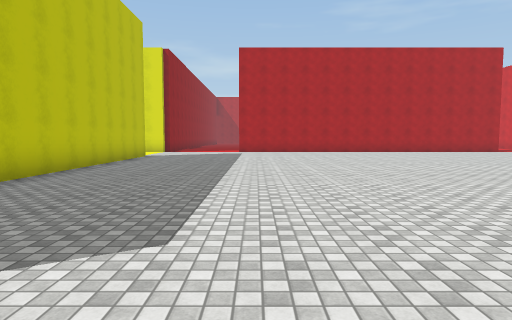
view 1 (above)

24 first-person views from a walk through a Unity game level. The camera is 1.5 m above the floor, tilts 4° down and sees 75° across. The floor is counted in squares, 2 m on a side. Each view is taken from the middle of a square. On the plan, view 1 faces up. The plan holds only what a view shows up to about 11 squares ahead; the rest is blank. The place goes on beyond the plan. The player character is not drawn. Surface patterns are stand-ins for the level's own textures.

view 2
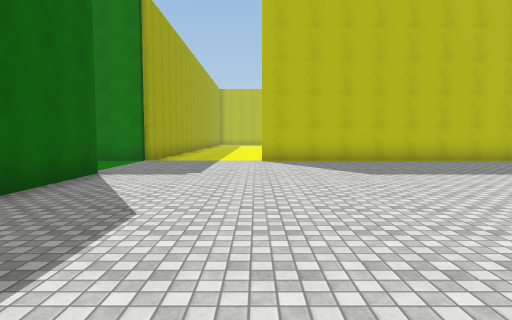

view 3
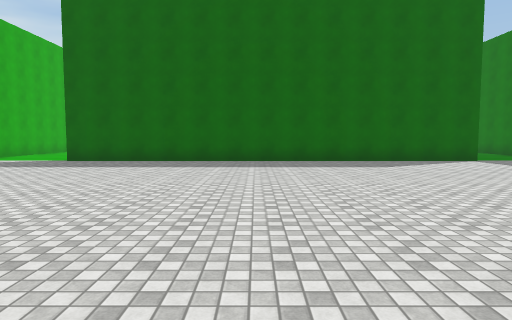

view 4
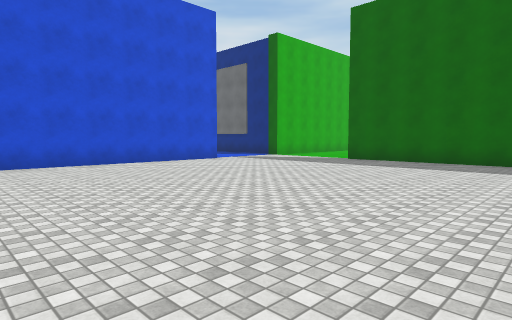

view 5
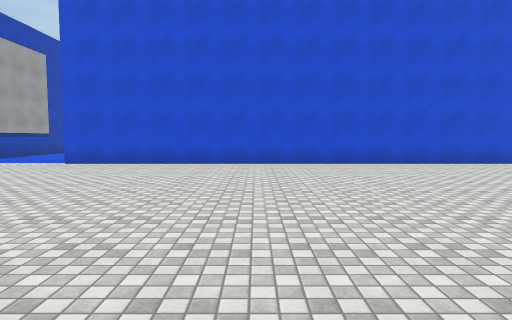

view 6
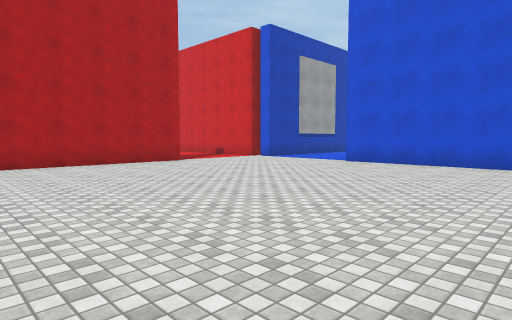

view 7
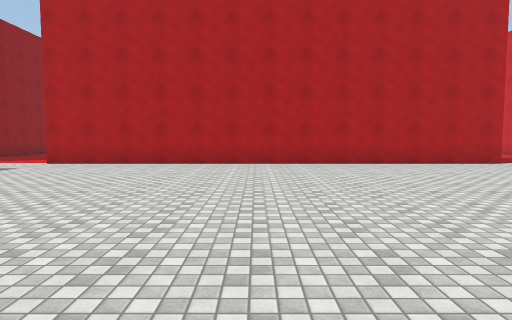

view 8
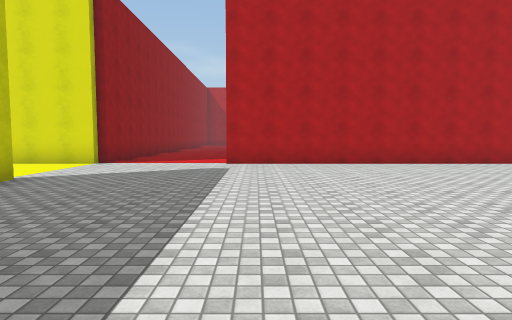

view 9
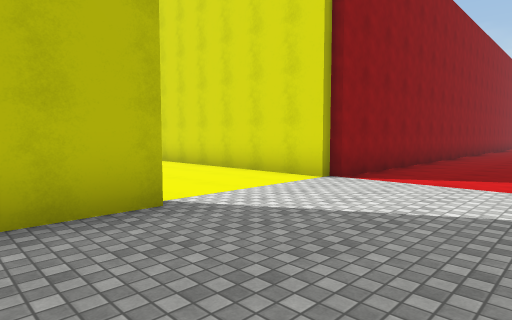

view 10
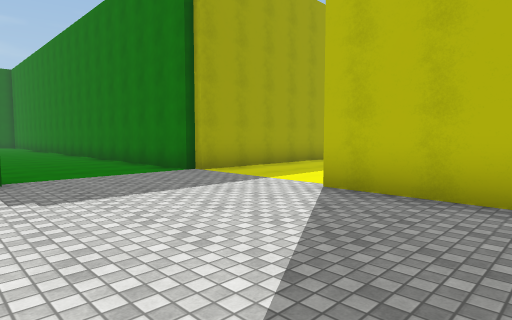

view 11
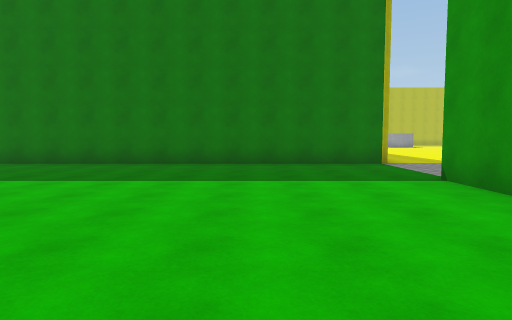

view 12
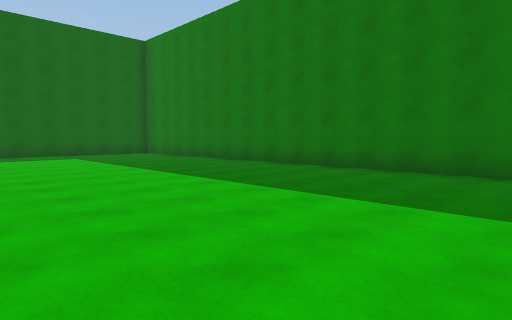

view 13
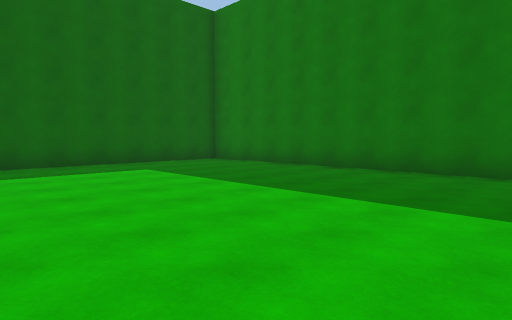

view 14
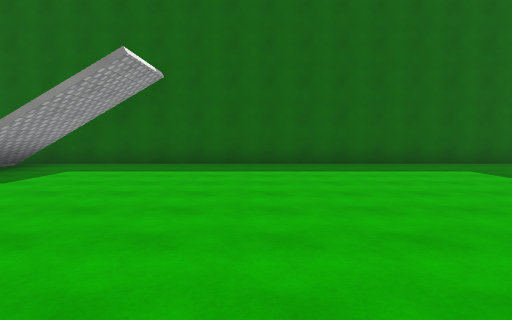

view 15
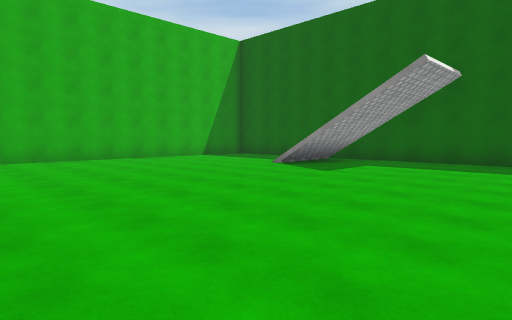

view 16
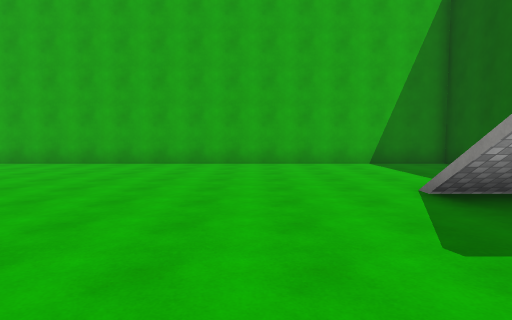

view 17
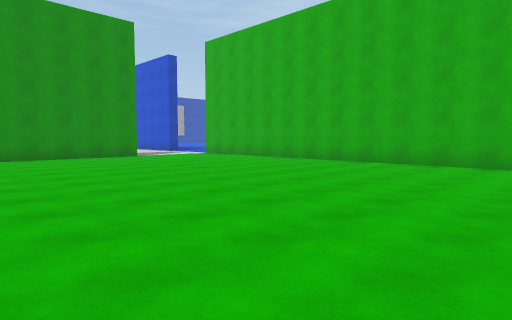

view 18
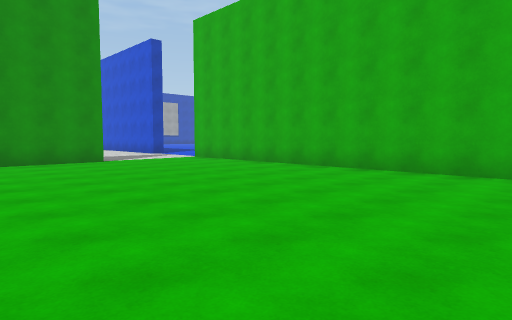

view 19
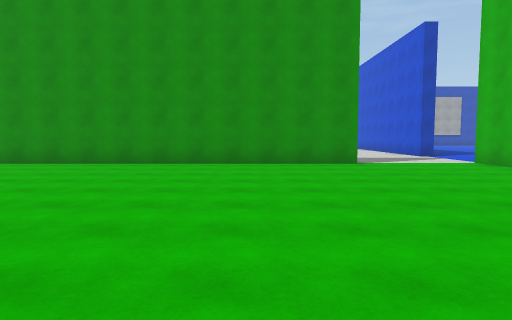

view 20
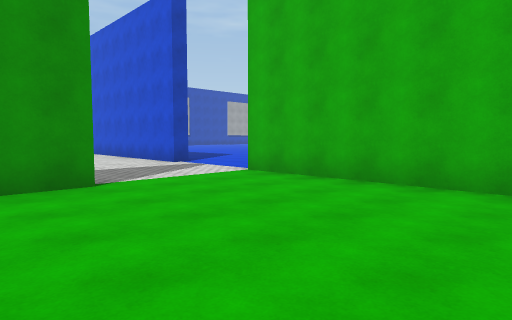

view 21
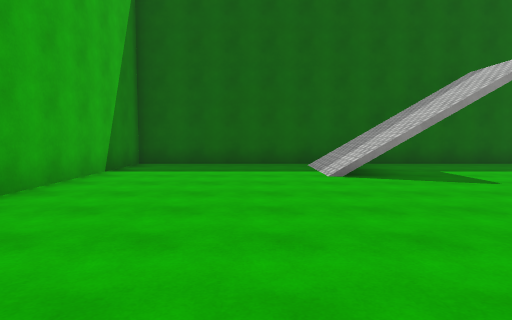

view 22
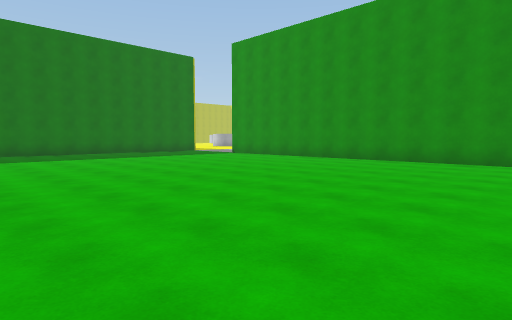

view 23
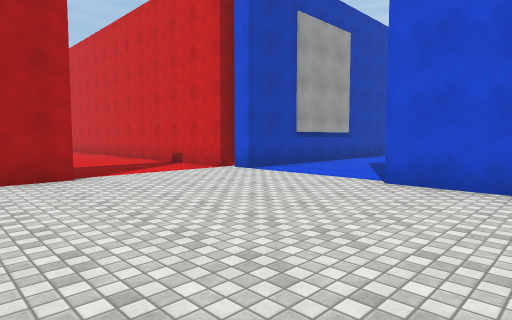

view 24
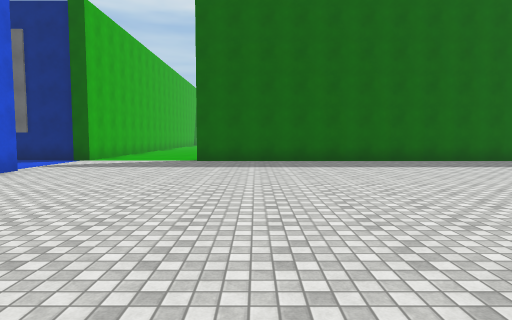

### Floor plan
Points are (right, up) in squares from view 1. A wall is a line through its corners. A room is listed if a view was taken in it or the views show most of it. See-through windows are left out.
Room 1 (views 1, 2, 3, 4, 5, 6, 7, 8, 9, 10, 23, 24)
walls: (-4.2, 12.9) (-4.2, 0.1); (11.9, 16.2) (-0.9, 16.2); (-0.9, -3.3) (11.9, -3.2); (11.9, -3.7) (10.4, -3.7); (15.9, -0.3) (15.2, -0.3) (15.2, 12.4); (-4.3, 21.6) (-4.3, 16.2) (-10.4, 16.2); (18.5, 15.7) (15.5, 15.7) (15.5, 16.5) (15.2, 16.5) (15.2, 20.4); (15.8, -3.8) (17.8, -3.8); (15.3, -4.5) (15.3, -3.5) (15.8, -3.5); (-9.4, -3.3) (-4.2, -3.3) (-4.2, -4.5)
ways out: opening at (-2.5, -3.8) to room 2; opening at (13, -4) to room 2
Room 2 (views 11, 12, 13, 14, 15, 16, 17, 18, 19, 20, 21, 22)
walls: (10.4, -3.7) (-0.9, -3.8); (-3.4, -23.3) (15.3, -23.2) (15.3, -4.5); (-4.2, -4.5) (-4.2, -22.4)
ways out: opening at (-2.5, -3.8) to room 1; opening at (13, -4) to room 1

Positions as (right, up) in squares from view 1, and headings:
1: (0, 0), facing up
2: (6, 0), facing left
3: (6, 7), facing down
4: (6, 7), facing down-right
5: (6, 7), facing right
6: (6, 7), facing up-right
7: (5, 7), facing up
8: (0, 7), facing up
9: (-1, 11), facing up-left
10: (0, 3), facing down-left
11: (5, -7), facing left
12: (3, -9), facing down-left
13: (3, -14), facing down-left
14: (4, -14), facing down
15: (4, -13), facing down-right
16: (6, -18), facing right
17: (6, -16), facing up-right
18: (8, -14), facing up-right
19: (9, -13), facing up
20: (10, -9), facing up-right
21: (12, -14), facing down
22: (11, -14), facing up-left
23: (10, 10), facing up-right
24: (10, 7), facing down
